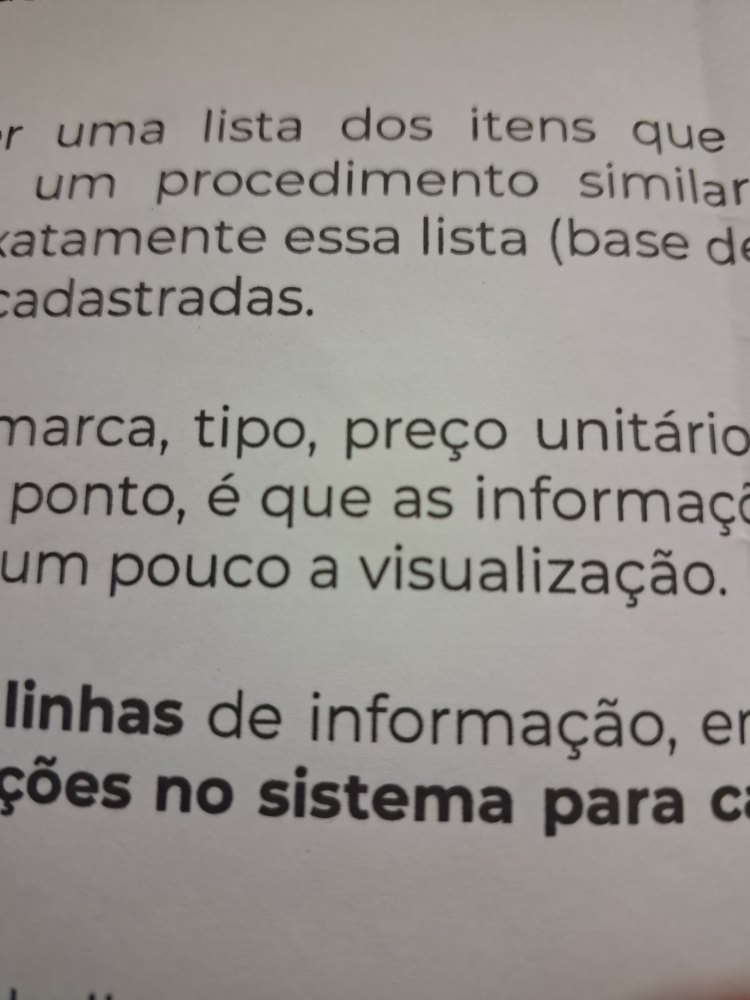
#> input picture menubootstrap/encomendas/uploads/b.jpg, 3000 x 4000 px, found by its file name (shown at 1/4 size)
$ python melhora_imagem.py
#> lines starting #> are read from the running program, lines starting #| are printed output that depends on the picture; after the words box and inside, x2 and y2 are one past the last pixel; in counts of white or black regions, pixels touching at a corner belong together
import cv2
import pytesseract

# Carrega a imagem
#imagem = cv2.imread('/uploads/b.jpg')
#import cv2

imagem = cv2.imread('C:/wamp64/www/menubootstrap/encomendas/uploads/b.jpg')
#> imagem is the input picture: shape (4000, 3000, 3); mean B, G, R 142.3, 146.8, 151


# Converte para tons de cinza
cinza = cv2.cvtColor(imagem, cv2.COLOR_BGR2GRAY)

# Binarização adaptativa (ajuda com iluminação irregular)
binarizada = cv2.adaptiveThreshold(cinza, 255,
    cv2.ADAPTIVE_THRESH_GAUSSIAN_C,
    cv2.THRESH_BINARY, 31, 2)
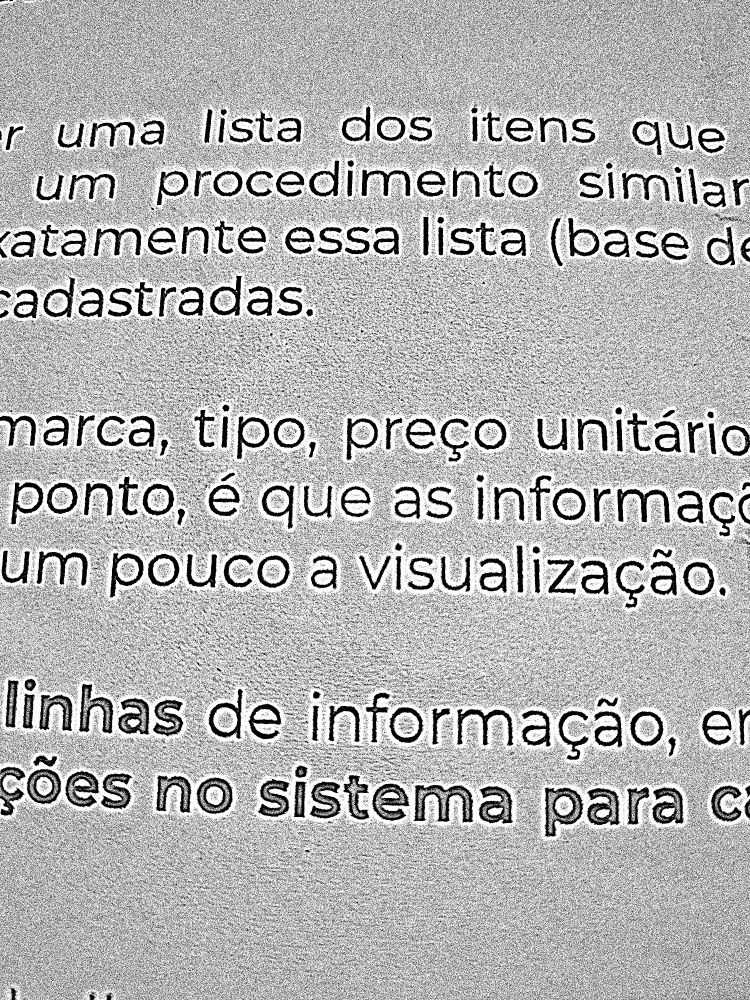
#> binarizada: shape (4000, 3000) (shown at 1/4 size); 70.9% white; 467063 black regions (441224 under 20 px), largest, box (x1, y1, x2, y2) and area: (1654, 3140, 1894, 3291) 14520, (2178, 3149, 2334, 3350) 11796, (1488, 3134, 1638, 3284) 10216

# Opcional: aumentar nitidez
binarizada = cv2.resize(binarizada, None, fx=2, fy=2, interpolation=cv2.INTER_CUBIC)
#> binarizada: shape (8000, 6000)
cv2.imwrite("imagem_processada.jpg", binarizada)

# Executa OCR
#> (the run stopped early here; a loop or call above may not have finished)

$ run again, with menubootstrap/encomendas/uploads/a.jpg copied over menubootstrap/encomendas/uploads/b.jpg
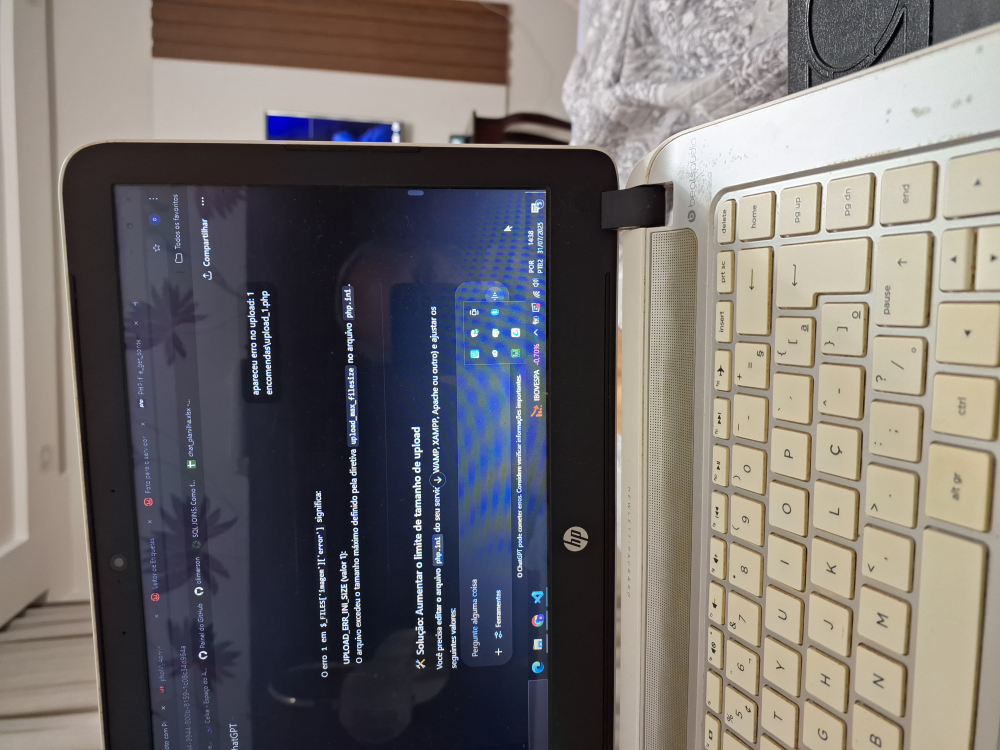
#> input picture menubootstrap/encomendas/uploads/a.jpg, 4000 x 3000 px, found by its file name (shown at 1/4 size)
#> imagem is the input picture: shape (3000, 4000, 3); mean B, G, R 110.6, 111.7, 116.4
#> `cinza = cv2.cvtColor(imagem, cv2.COLOR_BGR2GRAY)`:
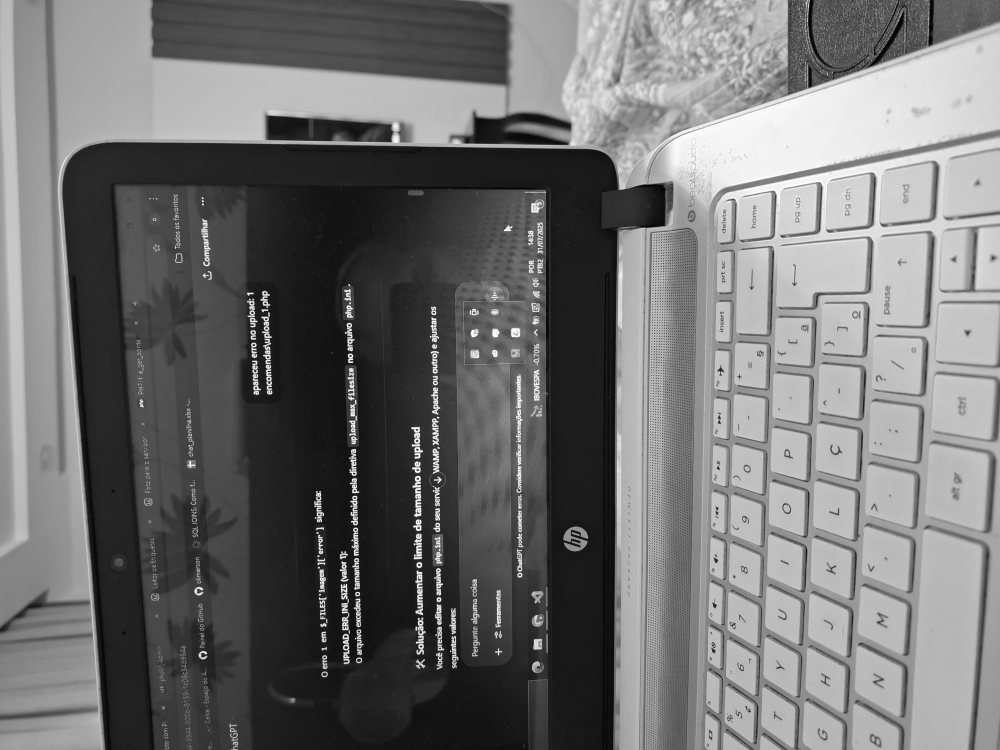
#> cinza: shape (3000, 4000) (shown at 1/4 size); min 0, max 255, mean 113
#> `binarizada = cv2.adaptiveThreshold(cinza, 255, cv2.ADAPTIVE_THRESH_GAU..`:
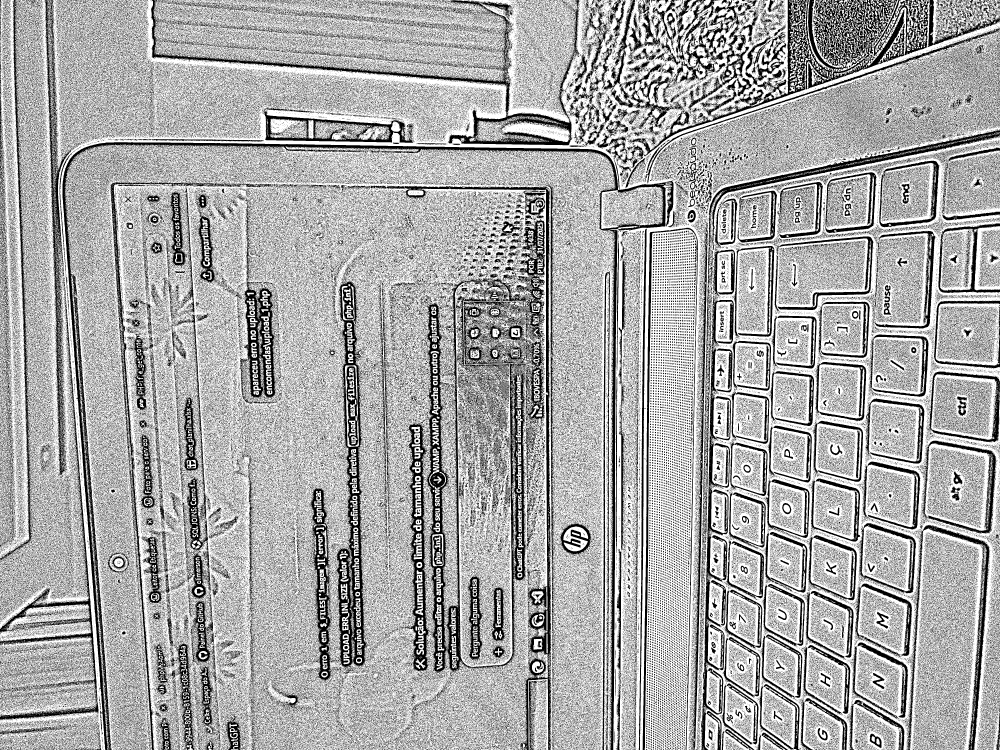
#> binarizada: shape (3000, 4000) (shown at 1/4 size); 66.3% white; 385004 black regions (362983 under 20 px), largest, box (x1, y1, x2, y2) and area: (1695, 876, 2181, 2707) 165440, (249, 569, 2694, 3000) 113766, (2517, 0, 3716, 624) 103585
